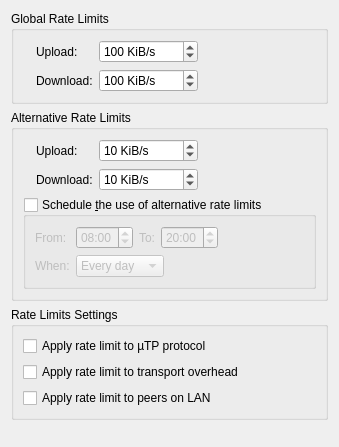
          <widget class="QWidget" name="scrollAreaWidgetContents_9">
           <property name="geometry">
            <rect>
             <x>0</x>
             <y>0</y>
             <width>339</width>
             <height>447</height>
            </rect>
           </property>
           <layout class="QVBoxLayout" name="verticalLayout_5">
            <item>
             <widget class="QGroupBox" name="rateLimitBox">
              <property name="title">
               <string>Global Rate Limits</string>
              </property>
              <layout class="QGridLayout" name="rateLimitBoxLayout">
               <item row="0" column="0" rowspan="2">
                <widget class="QLabel" name="labelGlobalRate"/>
               </item>
               <item row="0" column="1">
                <widget class="QLabel" name="label_10">
                 <property name="text">
                  <string>Upload:</string>
                 </property>
                </widget>
               </item>
               <item row="0" column="2">
                <widget class="QSpinBox" name="spinUploadLimit">
                 <property name="specialValueText">
                  <string>∞</string>
                 </property>
                 <property name="suffix">
                  <string> KiB/s</string>
                 </property>
                 <property name="maximum">
                  <number>2000000</number>
                 </property>
                 <property name="stepType">
                  <enum>QAbstractSpinBox::StepType::AdaptiveDecimalStepType</enum>
                 </property>
                 <property name="value">
                  <number>100</number>
                 </property>
                </widget>
               </item>
               <item row="0" column="3">
                <spacer name="horizontalSpacer">
                 <property name="orientation">
                  <enum>Qt::Orientation::Horizontal</enum>
                 </property>
                 <property name="sizeHint" stdset="0">
                  <size>
                   <width>40</width>
                   <height>20</height>
                  </size>
                 </property>
                </spacer>
               </item>
               <item row="1" column="1">
                <widget class="QLabel" name="label_11">
                 <property name="text">
                  <string>Download:</string>
                 </property>
                </widget>
               </item>
               <item row="1" column="2">
                <widget class="QSpinBox" name="spinDownloadLimit">
                 <property name="specialValueText">
                  <string>∞</string>
                 </property>
                 <property name="suffix">
                  <string> KiB/s</string>
                 </property>
                 <property name="maximum">
                  <number>2000000</number>
                 </property>
                 <property name="stepType">
                  <enum>QAbstractSpinBox::StepType::AdaptiveDecimalStepType</enum>
                 </property>
                 <property name="value">
                  <number>100</number>
                 </property>
                </widget>
               </item>
              </layout>
             </widget>
            </item>
            <item>
             <widget class="QGroupBox" name="altRateLimitBox">
              <property name="title">
               <string>Alternative Rate Limits</string>
              </property>
              <layout class="QGridLayout" name="gridLayout_6">
               <item row="0" column="0" rowspan="2">
                <widget class="QLabel" name="labelAltRate"/>
               </item>
               <item row="0" column="1">
                <widget class="QLabel" name="label_13">
                 <property name="text">
                  <string>Upload:</string>
                 </property>
                </widget>
               </item>
               <item row="0" column="2">
                <widget class="QSpinBox" name="spinUploadLimitAlt">
                 <property name="specialValueText">
                  <string>∞</string>
                 </property>
                 <property name="suffix">
                  <string> KiB/s</string>
                 </property>
                 <property name="maximum">
                  <number>2000000</number>
                 </property>
                 <property name="stepType">
                  <enum>QAbstractSpinBox::StepType::AdaptiveDecimalStepType</enum>
                 </property>
                 <property name="value">
                  <number>10</number>
                 </property>
                </widget>
               </item>
               <item row="0" column="3">
                <spacer name="horizontalSpacer_5">
                 <property name="orientation">
                  <enum>Qt::Orientation::Horizontal</enum>
                 </property>
                 <property name="sizeHint" stdset="0">
                  <size>
                   <width>40</width>
                   <height>20</height>
                  </size>
                 </property>
                </spacer>
               </item>
               <item row="1" column="1">
                <widget class="QLabel" name="label_14">
                 <property name="text">
                  <string>Download:</string>
                 </property>
                </widget>
               </item>
               <item row="1" column="2">
                <widget class="QSpinBox" name="spinDownloadLimitAlt">
                 <property name="specialValueText">
                  <string>∞</string>
                 </property>
                 <property name="suffix">
                  <string> KiB/s</string>
                 </property>
                 <property name="maximum">
                  <number>2000000</number>
                 </property>
                 <property name="stepType">
                  <enum>QAbstractSpinBox::StepType::AdaptiveDecimalStepType</enum>
                 </property>
                 <property name="value">
                  <number>10</number>
                 </property>
                </widget>
               </item>
               <item row="2" column="0" colspan="4">
                <widget class="QGroupBox" name="groupBoxSchedule">
                 <property name="title">
                  <string>Schedule &amp;the use of alternative rate limits</string>
                 </property>
                 <property name="checkable">
                  <bool>true</bool>
                 </property>
                 <property name="checked">
                  <bool>false</bool>
                 </property>
                 <layout class="QGridLayout" name="gridLayout_7">
                  <item row="0" column="0">
                   <widget class="QLabel" name="label_6">
                    <property name="toolTip">
                     <string>Start time</string>
                    </property>
                    <property name="text">
                     <string comment="From start time">From:</string>
                    </property>
                   </widget>
                  </item>
                  <item row="0" column="1">
                   <widget class="QTimeEdit" name="timeEditScheduleFrom">
                    <property name="wrapping">
                     <bool>true</bool>
                    </property>
                    <property name="displayFormat">
                     <string notr="true">hh:mm</string>
                    </property>
                    <property name="calendarPopup">
                     <bool>false</bool>
                    </property>
                    <property name="time">
                     <time>
                      <hour>8</hour>
                      <minute>0</minute>
                      <second>0</second>
                     </time>
                    </property>
                   </widget>
                  </item>
                  <item row="0" column="2">
                   <widget class="QLabel" name="label_17">
                    <property name="toolTip">
                     <string>End time</string>
                    </property>
                    <property name="text">
                     <string comment="To end time">To:</string>
                    </property>
                   </widget>
                  </item>
                  <item row="0" column="3">
                   <widget class="QTimeEdit" name="timeEditScheduleTo">
                    <property name="wrapping">
                     <bool>true</bool>
                    </property>
                    <property name="displayFormat">
                     <string notr="true">hh:mm</string>
                    </property>
                    <property name="time">
                     <time>
                      <hour>20</hour>
                      <minute>0</minute>
                      <second>0</second>
                     </time>
                    </property>
                   </widget>
                  </item>
                  <item row="0" column="4">
                   <spacer name="horizontalSpacer_8">
                    <property name="orientation">
                     <enum>Qt::Orientation::Horizontal</enum>
                    </property>
                    <property name="sizeHint" stdset="0">
                     <size>
                      <width>40</width>
                      <height>20</height>
                     </size>
                    </property>
                   </spacer>
                  </item>
                  <item row="1" column="0">
                   <widget class="QLabel" name="label_18">
                    <property name="text">
                     <string>When:</string>
                    </property>
                   </widget>
                  </item>
                  <item row="1" column="1" colspan="3">
                   <widget class="QComboBox" name="comboBoxScheduleDays">
                    <property name="sizePolicy">
                     <sizepolicy hsizetype="Fixed" vsizetype="Fixed">
                      <horstretch>0</horstretch>
                      <verstretch>0</verstretch>
                     </sizepolicy>
                    </property>
                    <item>
                     <property name="text">
                      <string>Every day</string>
                     </property>
                    </item>
                    <item>
                     <property name="text">
                      <string>Weekdays</string>
                     </property>
                    </item>
                    <item>
                     <property name="text">
                      <string>Weekends</string>
                     </property>
                    </item>
                   </widget>
                  </item>
                 </layout>
                </widget>
               </item>
              </layout>
             </widget>
            </item>
            <item>
             <widget class="QGroupBox" name="rateLimitsGroupBox">
              <property name="title">
               <string>Rate Limits Settings</string>
              </property>
              <layout class="QVBoxLayout" name="verticalLayout_30">
               <item>
                <widget class="QCheckBox" name="checkLimituTPConnections">
                 <property name="text">
                  <string>Apply rate limit to µTP protocol</string>
                 </property>
                </widget>
               </item>
               <item>
                <widget class="QCheckBox" name="checkLimitTransportOverhead">
                 <property name="text">
                  <string>Apply rate limit to transport overhead</string>
                 </property>
                </widget>
               </item>
               <item>
                <widget class="QCheckBox" name="checkLimitLocalPeerRate">
                 <property name="text">
                  <string>Apply rate limit to peers on LAN</string>
                 </property>
                </widget>
               </item>
              </layout>
             </widget>
            </item>
            <item>
             <spacer name="verticalSpacer_2">
              <property name="orientation">
               <enum>Qt::Orientation::Vertical</enum>
              </property>
              <property name="sizeHint" stdset="0">
               <size>
                <width>20</width>
                <height>40</height>
               </size>
              </property>
             </spacer>
            </item>
           </layout>
          </widget>
